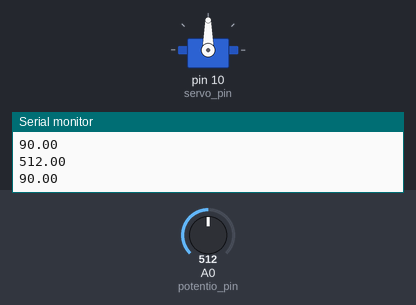
Simulated run of this sketch. Board: Arduino Uno, built with avr-gcc and run on an emulated ATmega328P. On the bench: servo, the last lines printed to the serial monitor. Inputs (shaded band) come from the test bench; at power-on: A0 (potentio_pin) = 512.

Above: at 1.2 s.
1.3 s: A0 (potentio_pin) set to 716
At 2.3 s:
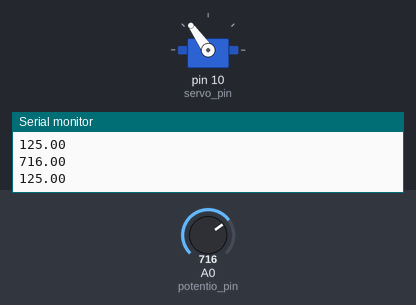
2.8 s: A0 (potentio_pin) set to 900
At 3.4 s:
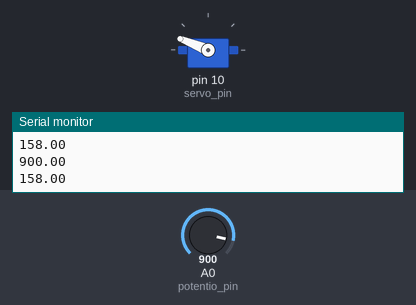
4.3 s: A0 (potentio_pin) set to 1023
At 5.5 s:
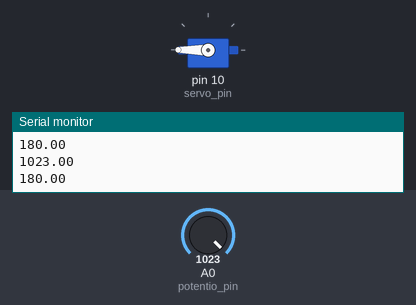
5.8 s: A0 (potentio_pin) set to 306
At 6.8 s:
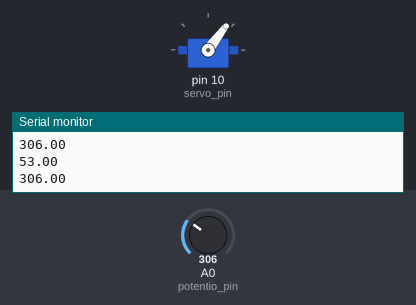
7.3 s: A0 (potentio_pin) set to 122
At 7.9 s:
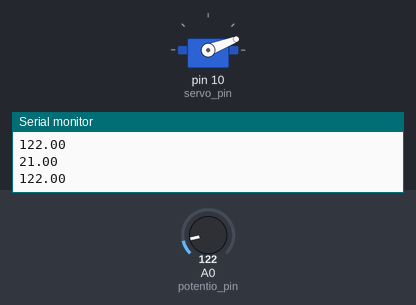
8.8 s: A0 (potentio_pin) set to 0
At 9.4 s:
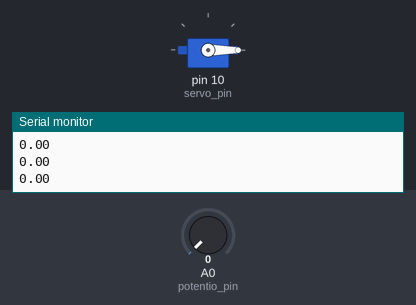
Timing chart, 0 to 11.3 s (numbered marks = the images above; inputs shaded):
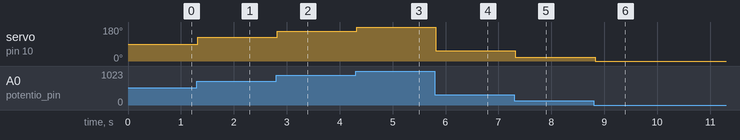

The sketch:

servo_with_potentiometer.ino
```cpp
/* This script controls a servo motor with the potentiometer. */


#include "Servo.h"

Servo my_servo;

int potentio_pin = A0;
int servo_pin = 10;


void setup() {
  Serial.begin(9600);
  my_servo.attach(servo_pin);
  pinMode(potentio_pin, INPUT);
}


void loop() {
  float analog_value = analogRead(potentio_pin);  // values measured by the potentiometer
  Serial.println(analog_value);

  float angle = map(analog_value, 0, 1023, 0, 180); // map values to specific angles
  Serial.println(angle);

  my_servo.write(angle);  // shift servo angle
}
```

Measured:
- after the input at 1.3 s, servo on pin 10 (servo_pin): 90° → 125° at once
- after the input at 2.8 s, servo on pin 10 (servo_pin): 125° → 158° at once
- after the input at 4.3 s, servo on pin 10 (servo_pin): 158° → 180° at once
- after the input at 5.8 s, servo on pin 10 (servo_pin): 180° → 53° at once
- after the input at 7.3 s, servo on pin 10 (servo_pin): 53° → 21° at once
- after the input at 8.8 s, servo on pin 10 (servo_pin): 21° → 0° at once
